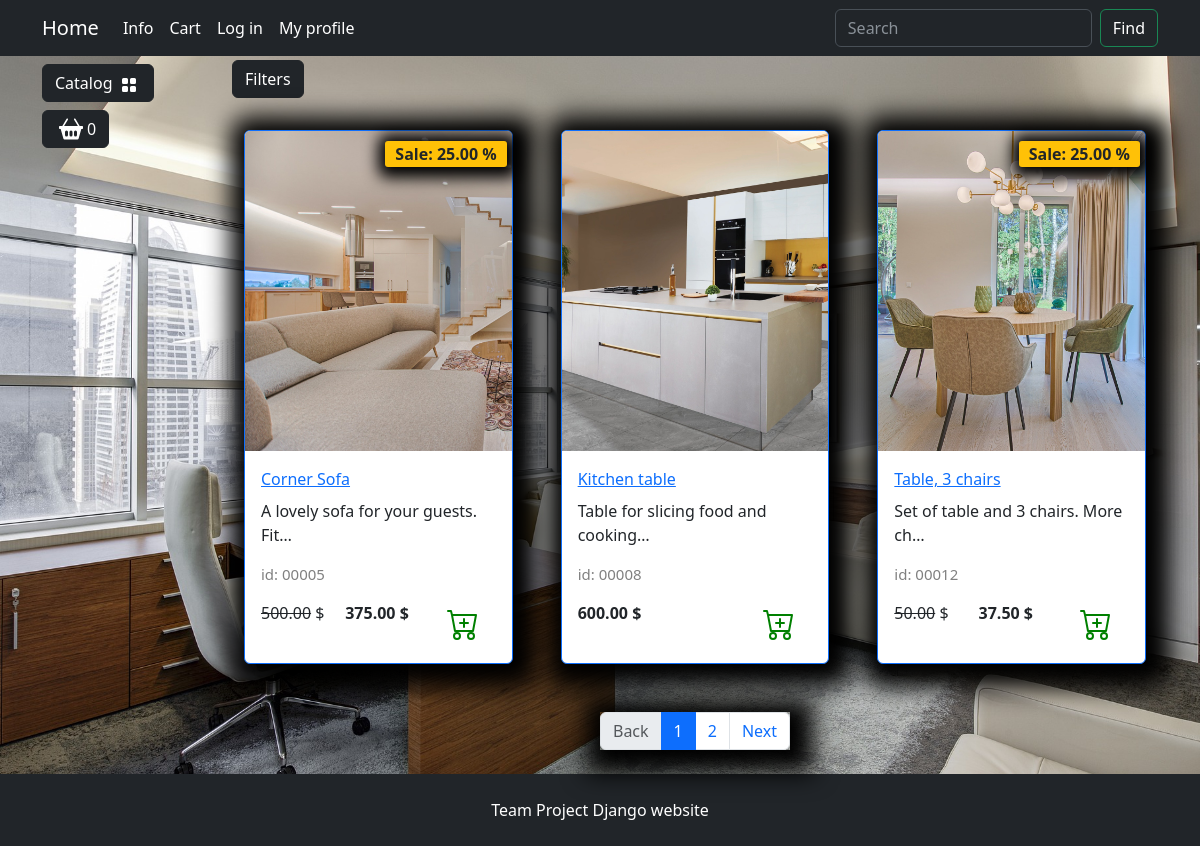
Page /catalog/furniture/ on the committed database.
### goods/models.py (models this page shows, shortened)
class Products(models.Model):
    name = models.CharField(max_length=150, unique=True, verbose_name='Название')
    slug = models.SlugField(max_length=200, unique=True, blank=True, null=True, verbose_name='URL')
    description = models.TextField(blank=True, null=True, verbose_name='Discription')
    image = models.ImageField(upload_to='goods_images', blank=True, null=True, verbose_name='Image')
    price = models.DecimalField(default=0.00, max_digits=7, decimal_places=2, verbose_name='Price')
    discount = models.DecimalField(default=0.00, max_digits=4, decimal_places=2, verbose_name='Sale in %')
    quantity = models.PositiveIntegerField(default=0, verbose_name='Discount')
    category = models.ForeignKey(to=Categories, on_delete=models.CASCADE, verbose_name='Category')
    class Meta:
        db_table = 'product'
        verbose_name = 'Product'
        verbose_name_plural = 'Product'
        ordering = ("id",)
    def display_id(self):
        return f"{self.id:05}"
    def sell_price(self):
        if self.discount:
            return round(self.price - self.price*self.discount/100, 2)
        return self.price

### goods/views.py (the view)
# urls.py: path('catalog/', include('goods.urls', namespace='catalog')),
def catalog(request, category_slug=None):
    page = request.GET.get('page', 1)
    on_sale = request.GET.get('on_sale', None)
    order_by = request.GET.get('order_by', None)
    query = request.GET.get('q', None)
    if category_slug == "all":
        goods = Products.objects.all()
    elif query:
        goods = q_search(query)
    else:
        goods = get_list_or_404(Products.objects.filter(category__slug=category_slug))
    if on_sale:
        goods = goods.filter(discount__gt=0)
    if order_by and order_by != "default":
        goods = goods.order_by(order_by)
    paginator = Paginator(goods, 3)
    current_page = paginator.page(int(page))
    context = {
        "title": "Home - Catalog",
        "goods": current_page,
        "slug_url": category_slug
    }
    return render(request, "goods/catalog.html", context)

### goods/templatetags/goods_tags.py (called while the page is built)
@register.simple_tag()
def tag_categories():
    return Categories.objects.all()

@register.simple_tag(takes_context=True)
def change_params(context, **kwargs):
    query = context['request'].GET.dict()
    query.update(kwargs)
    return urlencode(query)

### goods/templates/goods/catalog.html (shortened to what this page needs)
{% extends "base.html" %}
{% load static %}
{% load goods_tags %}
{% block content %}
<div class="row">
    <div class="dropdown mb-2">
        <button class="btn btn-secondary dropdown-toggle btn-dark" type="button" data-bs-toggle="dropdown"
            aria-expanded="false">
            Filters
        </button>
    </div>
    {% for product in goods %}
        <div class="col-lg-4 col-md-6 p-4">
            <div class="card border-primary rounded custom-shadow">
                {% if product.image %}
                    <img src="{{ product.image.url }}" class="card-img-top" alt="{{ product.name }}">
                {% else %}
                    <img src="{% static "deps/images/Not found image.png" %}" class="card-img-top" alt="...">
                {% endif %}
                <div class="card-body">
                    <a href="{% url "catalog:product" product.slug %}">
                        <p class="card-title">{{ product.name }}</p>
                    </a>
                    <p class="card-text">{{ product.description|truncatechars:35 }}</p>
                    <p class="product_id">id: {{ product.display_id }}</p>
                    <div class="d-flex justify-content-between">
                        {% if product.discount %}
                            <p><s>{{product.price}}</s> $</p>
                            <p><strong>{{ product.sell_price }} $</strong></p>
                            <span class="badge bg-warning text-dark">Sale: {{ product.discount }} %</span>
                        {% else %}
                            <p><strong>{{ product.price }} $</strong></p>
                        {% endif %}
                        <a href="#" class="btn add-to-cart">
                            <img class="mx-1" src="{% static "deps/icons/cart-plus.svg" %}" alt="Catalog Icon"
                                width="32" height="32">
                        </a>
                    </div>
                </div>
            </div>
        </div>
    {% endfor %}
</div>
{% if goods %}
    <nav aria-label="Page navigation example">
        <ul class="pagination justify-content-center my-4">
            <div class="custom-shadow d-flex">
                <li class="page-item {% if not goods.has_previous %}disabled{% endif %}">
                <a class="page-link" href="{% if goods.has_previous %}?{% change_params page=goods.previous_page_number %}{% else %}#{% endif %}">Back</a>
                </li>
                {% for page in goods.paginator.page_range %}
                {% if page >= goods.number|add:-2 and page <= goods.number|add:2 %}
                    <li class="page-item {% if goods.number == page %} active {% endif %}">
                        <a class="page-link" href="?{% change_params page=page %}">{{ page }}</a>
                    </li>
                {% endif %}
                {% endfor %}
                <li class="page-item {% if not goods.has_next %}disabled{% endif %}">
                    <a class="page-link" href="{% if goods.has_next %}?{% change_params page=goods.next_page_number %}{% else %}#{% endif %}">Next</a>
                </li>
            </div>
        </ul>
    </nav>
{% endif %}
{% endblock  %}
{% block footer %}
<footer class="py-4 bg-dark">
    <div class="container">
        <p class="m-0 text-center text-white">Team Project Django website </p>
    </div>
</footer>
{% endblock  %}

### static/deps/css/my_css.css (style rules this page uses)
body { background-image: url("../images/bg-image.jpg"); background-repeat: no-repeat; background-attachment: fixed; background-position: center center; background-size: cover; height: 100%; }
.dropdown-toggle::after { content: none; }
.custom-shadow { box-shadow: 5px 5px 25px 19px #000000; }
.product_id { color: gray; font-size: 15px; }
.badge.bg-warning.text-dark { position: absolute; top: 10px; right: 5px; z-index: 1; padding: 5px 10px; border-radius: 3px; font-size: 1rem; box-shadow: 2px 2px 15px 9px #000000; }

### rows in the picture
Products: image (picture), name "Corner Sofa", description "A lovely sofa for your guests. Fit…", display_id "00005", price "500.00", sell_price "375.00", discount "25.00"
Products: image (picture), name "Kitchen table", description "Table for slicing food and cooking…", display_id "00008", price "600.00"
Products: image (picture), name "Table, 3 chairs", description "Set of table and 3 chairs. More ch…", display_id "00012", price "50.00", sell_price "37.50", discount "25.00"

### other values in the picture
{{ page }} "1" "2"
